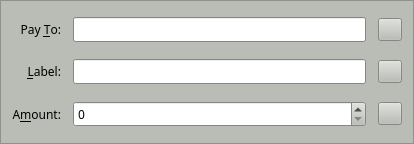
<?xml version="1.0" encoding="UTF-8"?>
<ui version="4.0">
 <class>SendCoinsEntry</class>
 <widget class="QFrame" name="SendCoinsEntry">
  <property name="geometry">
   <rect>
    <x>0</x>
    <y>0</y>
    <width>414</width>
    <height>144</height>
   </rect>
  </property>
  <property name="palette">
   <palette>
    <active>
     <colorrole role="WindowText">
      <brush brushstyle="SolidPattern">
       <color alpha="255">
        <red>0</red>
        <green>0</green>
        <blue>0</blue>
       </color>
      </brush>
     </colorrole>
     <colorrole role="Button">
      <brush brushstyle="SolidPattern">
       <color alpha="255">
        <red>186</red>
        <green>189</green>
        <blue>182</blue>
       </color>
      </brush>
     </colorrole>
     <colorrole role="Light">
      <brush brushstyle="SolidPattern">
       <color alpha="255">
        <red>255</red>
        <green>255</green>
        <blue>255</blue>
       </color>
      </brush>
     </colorrole>
     <colorrole role="Midlight">
      <brush brushstyle="SolidPattern">
       <color alpha="255">
        <red>220</red>
        <green>222</green>
        <blue>218</blue>
       </color>
      </brush>
     </colorrole>
     <colorrole role="Dark">
      <brush brushstyle="SolidPattern">
       <color alpha="255">
        <red>93</red>
        <green>94</green>
        <blue>91</blue>
       </color>
      </brush>
     </colorrole>
     <colorrole role="Mid">
      <brush brushstyle="SolidPattern">
       <color alpha="255">
        <red>124</red>
        <green>126</green>
        <blue>121</blue>
       </color>
      </brush>
     </colorrole>
     <colorrole role="Text">
      <brush brushstyle="SolidPattern">
       <color alpha="255">
        <red>0</red>
        <green>0</green>
        <blue>0</blue>
       </color>
      </brush>
     </colorrole>
     <colorrole role="BrightText">
      <brush brushstyle="SolidPattern">
       <color alpha="255">
        <red>255</red>
        <green>255</green>
        <blue>255</blue>
       </color>
      </brush>
     </colorrole>
     <colorrole role="ButtonText">
      <brush brushstyle="SolidPattern">
       <color alpha="255">
        <red>0</red>
        <green>0</green>
        <blue>0</blue>
       </color>
      </brush>
     </colorrole>
     <colorrole role="Base">
      <brush brushstyle="SolidPattern">
       <color alpha="255">
        <red>255</red>
        <green>255</green>
        <blue>255</blue>
       </color>
      </brush>
     </colorrole>
     <colorrole role="Window">
      <brush brushstyle="SolidPattern">
       <color alpha="255">
        <red>186</red>
        <green>189</green>
        <blue>182</blue>
       </color>
      </brush>
     </colorrole>
     <colorrole role="Shadow">
      <brush brushstyle="SolidPattern">
       <color alpha="255">
        <red>0</red>
        <green>0</green>
        <blue>0</blue>
       </color>
      </brush>
     </colorrole>
     <colorrole role="AlternateBase">
      <brush brushstyle="SolidPattern">
       <color alpha="255">
        <red>220</red>
        <green>222</green>
        <blue>218</blue>
       </color>
      </brush>
     </colorrole>
     <colorrole role="ToolTipBase">
      <brush brushstyle="SolidPattern">
       <color alpha="255">
        <red>255</red>
        <green>255</green>
        <blue>220</blue>
       </color>
      </brush>
     </colorrole>
     <colorrole role="ToolTipText">
      <brush brushstyle="SolidPattern">
       <color alpha="255">
        <red>0</red>
        <green>0</green>
        <blue>0</blue>
       </color>
      </brush>
     </colorrole>
    </active>
    <inactive>
     <colorrole role="WindowText">
      <brush brushstyle="SolidPattern">
       <color alpha="255">
        <red>0</red>
        <green>0</green>
        <blue>0</blue>
       </color>
      </brush>
     </colorrole>
     <colorrole role="Button">
      <brush brushstyle="SolidPattern">
       <color alpha="255">
        <red>186</red>
        <green>189</green>
        <blue>182</blue>
       </color>
      </brush>
     </colorrole>
     <colorrole role="Light">
      <brush brushstyle="SolidPattern">
       <color alpha="255">
        <red>255</red>
        <green>255</green>
        <blue>255</blue>
       </color>
      </brush>
     </colorrole>
     <colorrole role="Midlight">
      <brush brushstyle="SolidPattern">
       <color alpha="255">
        <red>220</red>
        <green>222</green>
        <blue>218</blue>
       </color>
      </brush>
     </colorrole>
     <colorrole role="Dark">
      <brush brushstyle="SolidPattern">
       <color alpha="255">
        <red>93</red>
        <green>94</green>
        <blue>91</blue>
       </color>
      </brush>
     </colorrole>
     <colorrole role="Mid">
      <brush brushstyle="SolidPattern">
       <color alpha="255">
        <red>124</red>
        <green>126</green>
        <blue>121</blue>
       </color>
      </brush>
     </colorrole>
     <colorrole role="Text">
      <brush brushstyle="SolidPattern">
       <color alpha="255">
        <red>0</red>
        <green>0</green>
        <blue>0</blue>
       </color>
      </brush>
     </colorrole>
     <colorrole role="BrightText">
      <brush brushstyle="SolidPattern">
       <color alpha="255">
        <red>255</red>
        <green>255</green>
        <blue>255</blue>
       </color>
      </brush>
     </colorrole>
     <colorrole role="ButtonText">
      <brush brushstyle="SolidPattern">
       <color alpha="255">
        <red>0</red>
        <green>0</green>
        <blue>0</blue>
       </color>
      </brush>
     </colorrole>
     <colorrole role="Base">
      <brush brushstyle="SolidPattern">
       <color alpha="255">
        <red>255</red>
        <green>255</green>
        <blue>255</blue>
       </color>
      </brush>
     </colorrole>
     <colorrole role="Window">
      <brush brushstyle="SolidPattern">
       <color alpha="255">
        <red>186</red>
        <green>189</green>
        <blue>182</blue>
       </color>
      </brush>
     </colorrole>
     <colorrole role="Shadow">
      <brush brushstyle="SolidPattern">
       <color alpha="255">
        <red>0</red>
        <green>0</green>
        <blue>0</blue>
       </color>
      </brush>
     </colorrole>
     <colorrole role="AlternateBase">
      <brush brushstyle="SolidPattern">
       <color alpha="255">
        <red>220</red>
        <green>222</green>
        <blue>218</blue>
       </color>
      </brush>
     </colorrole>
     <colorrole role="ToolTipBase">
      <brush brushstyle="SolidPattern">
       <color alpha="255">
        <red>255</red>
        <green>255</green>
        <blue>220</blue>
       </color>
      </brush>
     </colorrole>
     <colorrole role="ToolTipText">
      <brush brushstyle="SolidPattern">
       <color alpha="255">
        <red>0</red>
        <green>0</green>
        <blue>0</blue>
       </color>
      </brush>
     </colorrole>
    </inactive>
    <disabled>
     <colorrole role="WindowText">
      <brush brushstyle="SolidPattern">
       <color alpha="255">
        <red>93</red>
        <green>94</green>
        <blue>91</blue>
       </color>
      </brush>
     </colorrole>
     <colorrole role="Button">
      <brush brushstyle="SolidPattern">
       <color alpha="255">
        <red>186</red>
        <green>189</green>
        <blue>182</blue>
       </color>
      </brush>
     </colorrole>
     <colorrole role="Light">
      <brush brushstyle="SolidPattern">
       <color alpha="255">
        <red>255</red>
        <green>255</green>
        <blue>255</blue>
       </color>
      </brush>
     </colorrole>
     <colorrole role="Midlight">
      <brush brushstyle="SolidPattern">
       <color alpha="255">
        <red>220</red>
        <green>222</green>
        <blue>218</blue>
       </color>
      </brush>
     </colorrole>
     <colorrole role="Dark">
      <brush brushstyle="SolidPattern">
       <color alpha="255">
        <red>93</red>
        <green>94</green>
        <blue>91</blue>
       </color>
      </brush>
     </colorrole>
     <colorrole role="Mid">
      <brush brushstyle="SolidPattern">
       <color alpha="255">
        <red>124</red>
        <green>126</green>
        <blue>121</blue>
       </color>
      </brush>
     </colorrole>
     <colorrole role="Text">
      <brush brushstyle="SolidPattern">
       <color alpha="255">
        <red>93</red>
        <green>94</green>
        <blue>91</blue>
       </color>
      </brush>
     </colorrole>
     <colorrole role="BrightText">
      <brush brushstyle="SolidPattern">
       <color alpha="255">
        <red>255</red>
        <green>255</green>
        <blue>255</blue>
       </color>
      </brush>
     </colorrole>
     <colorrole role="ButtonText">
      <brush brushstyle="SolidPattern">
       <color alpha="255">
        <red>93</red>
        <green>94</green>
        <blue>91</blue>
       </color>
      </brush>
     </colorrole>
     <colorrole role="Base">
      <brush brushstyle="SolidPattern">
       <color alpha="255">
        <red>186</red>
        <green>189</green>
        <blue>182</blue>
       </color>
      </brush>
     </colorrole>
     <colorrole role="Window">
      <brush brushstyle="SolidPattern">
       <color alpha="255">
        <red>186</red>
        <green>189</green>
        <blue>182</blue>
       </color>
      </brush>
     </colorrole>
     <colorrole role="Shadow">
      <brush brushstyle="SolidPattern">
       <color alpha="255">
        <red>0</red>
        <green>0</green>
        <blue>0</blue>
       </color>
      </brush>
     </colorrole>
     <colorrole role="AlternateBase">
      <brush brushstyle="SolidPattern">
       <color alpha="255">
        <red>186</red>
        <green>189</green>
        <blue>182</blue>
       </color>
      </brush>
     </colorrole>
     <colorrole role="ToolTipBase">
      <brush brushstyle="SolidPattern">
       <color alpha="255">
        <red>255</red>
        <green>255</green>
        <blue>220</blue>
       </color>
      </brush>
     </colorrole>
     <colorrole role="ToolTipText">
      <brush brushstyle="SolidPattern">
       <color alpha="255">
        <red>0</red>
        <green>0</green>
        <blue>0</blue>
       </color>
      </brush>
     </colorrole>
    </disabled>
   </palette>
  </property>
  <property name="font">
   <font>
    <family>Sawasdee</family>
   </font>
  </property>
  <property name="windowTitle">
   <string>Form</string>
  </property>
  <property name="frameShape">
   <enum>QFrame::StyledPanel</enum>
  </property>
  <property name="frameShadow">
   <enum>QFrame::Sunken</enum>
  </property>
  <layout class="QGridLayout" name="gridLayout">
   <property name="spacing">
    <number>12</number>
   </property>
   <item row="3" column="0">
    <widget class="QLabel" name="label_2">
     <property name="text">
      <string>Pay &amp;To:</string>
     </property>
     <property name="alignment">
      <set>Qt::AlignRight|Qt::AlignTrailing|Qt::AlignVCenter</set>
     </property>
     <property name="buddy">
      <cstring>payTo</cstring>
     </property>
    </widget>
   </item>
   <item row="8" column="0">
    <widget class="QLabel" name="label">
     <property name="text">
      <string>A&amp;mount:</string>
     </property>
     <property name="alignment">
      <set>Qt::AlignRight|Qt::AlignTrailing|Qt::AlignVCenter</set>
     </property>
     <property name="buddy">
      <cstring>payAmount</cstring>
     </property>
    </widget>
   </item>
   <item row="5" column="0">
    <widget class="QLabel" name="label_4">
     <property name="text">
      <string>&amp;Label:</string>
     </property>
     <property name="alignment">
      <set>Qt::AlignRight|Qt::AlignTrailing|Qt::AlignVCenter</set>
     </property>
     <property name="buddy">
      <cstring>addAsLabel</cstring>
     </property>
    </widget>
   </item>
   <item row="5" column="1">
    <layout class="QHBoxLayout" name="horizontalLayout_2">
     <item>
      <widget class="QValidatedLineEdit" name="addAsLabel">
       <property name="toolTip">
        <string>Enter a label for this address to add it to your address book</string>
       </property>
      </widget>
     </item>
     <item>
      <widget class="QToolButton" name="addressBookButton">
       <property name="toolTip">
        <string>Choose address from address book</string>
       </property>
       <property name="text">
        <string/>
       </property>
       <property name="icon">
        <iconset resource="../catcoin.qrc">
         <normaloff>:/icons/address-book</normaloff>:/icons/address-book</iconset>
       </property>
       <property name="shortcut">
        <string>Alt+A</string>
       </property>
      </widget>
     </item>
    </layout>
   </item>
   <item row="8" column="1">
    <layout class="QHBoxLayout" name="horizontalLayout">
     <item>
      <widget class="CatcoinAmountField" name="payAmount"/>
     </item>
     <item>
      <widget class="QToolButton" name="deleteButton">
       <property name="toolTip">
        <string>Remove this recipient</string>
       </property>
       <property name="text">
        <string/>
       </property>
       <property name="icon">
        <iconset resource="../catcoin.qrc">
         <normaloff>:/icons/remove</normaloff>:/icons/remove</iconset>
       </property>
      </widget>
     </item>
    </layout>
   </item>
   <item row="3" column="1">
    <layout class="QHBoxLayout" name="payToLayout">
     <item>
      <widget class="QValidatedLineEdit" name="payTo">
       <property name="toolTip">
        <string>The address to send the payment to (e.g. C8gZqgY4r2RoEdqYk3QsAqFckyf9pRHN6i)</string>
       </property>
       <property name="maxLength">
        <number>80</number>
       </property>
      </widget>
     </item>
     <item>
      <widget class="QToolButton" name="pasteButton">
       <property name="toolTip">
        <string>Paste address from clipboard</string>
       </property>
       <property name="text">
        <string/>
       </property>
       <property name="icon">
        <iconset resource="../catcoin.qrc">
         <normaloff>:/icons/editpaste</normaloff>:/icons/editpaste</iconset>
       </property>
       <property name="shortcut">
        <string>Alt+P</string>
       </property>
      </widget>
     </item>
    </layout>
   </item>
  </layout>
 </widget>
 <customwidgets>
  <customwidget>
   <class>QValidatedLineEdit</class>
   <extends>QLineEdit</extends>
   <header>qvalidatedlineedit.h</header>
  </customwidget>
  <customwidget>
   <class>CatcoinAmountField</class>
   <extends>QSpinBox</extends>
   <header>catcoinamountfield.h</header>
   <container>1</container>
  </customwidget>
 </customwidgets>
 <resources>
  <include location="../catcoin.qrc"/>
 </resources>
 <connections/>
</ui>
